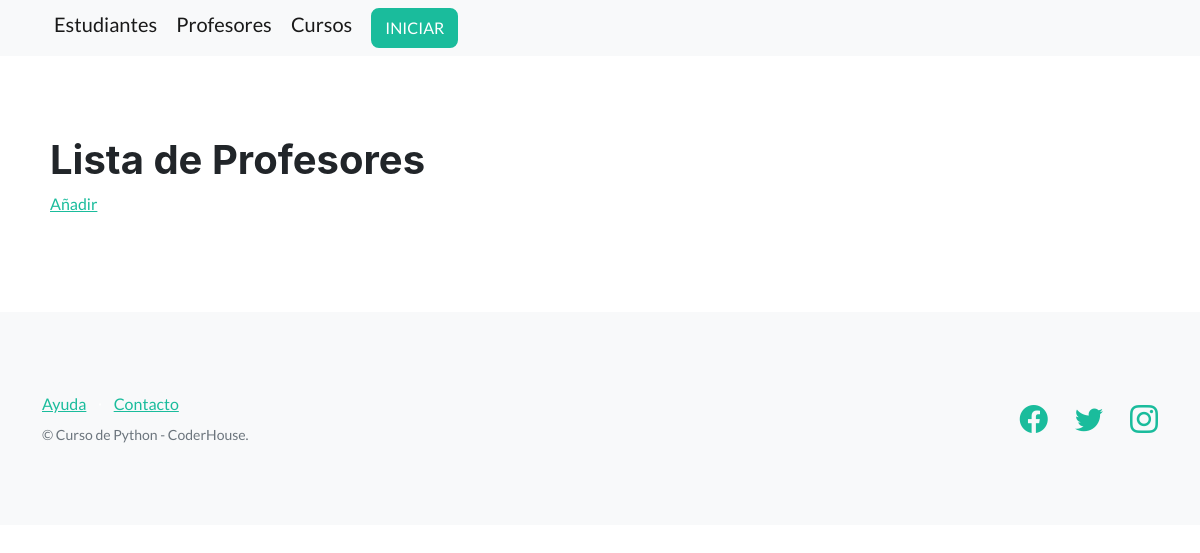
The app's page /profesores/, older data.
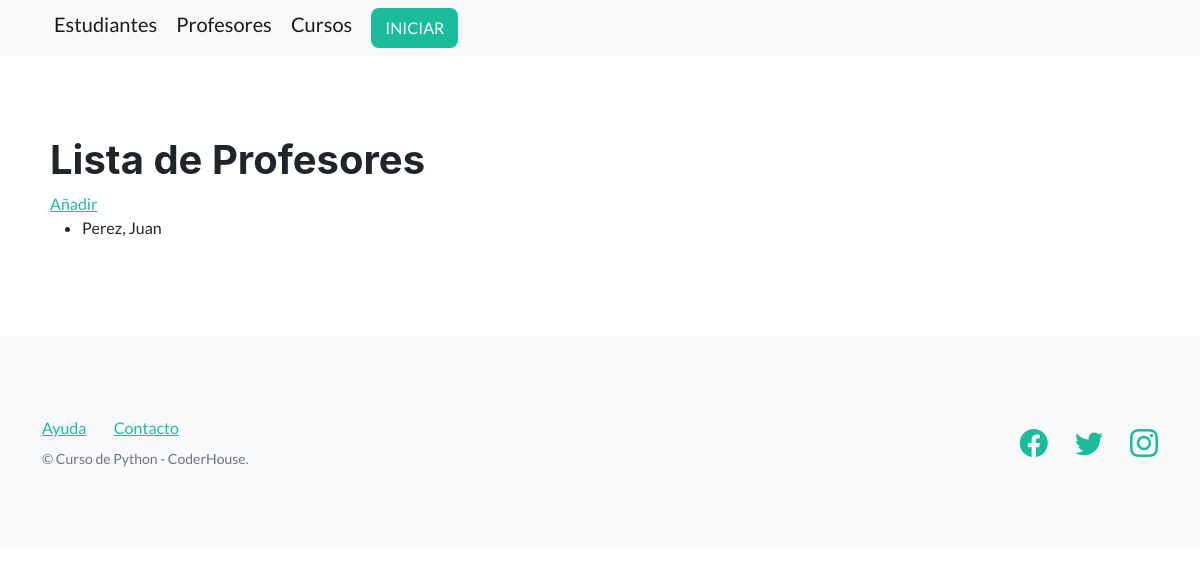
The same page, newer data.
### app1/models.py (models this page shows, shortened)
class Profesor(models.Model):
    nombre = models.CharField(max_length=256)
    apellido = models.CharField(max_length=256)
    email = models.EmailField()
    profesion = models.CharField(max_length=128)

### app1/views.py (the view)
# urls.py: path('profesores/', listar_profesores, name="listar_profesores"),
def listar_profesores(request):
    contexto = {
        'profesores': Profesor.objects.all()
    }
    return render(
        request=request,
        template_name='app1/lista_profesores.html',
        context=contexto,
    )

### app1/templates/app1/lista_profesores.html (shortened to what this page needs)
{% extends "app1/base.html" %}
{% block contenido %}
<h1>Lista de Profesores</h1>
<a href="{% url 'crear_profesor' %}">Añadir</a>
<ul>
{% for profesor in profesores %}
  <li>{{ profesor.apellido }}, {{ profesor.nombre }}</li>
{% endfor %}
</ul>
{% endblock contenido %}

Row changes from the older to the newer data that the page shows:
added Profesor: apellido "Perez", nombre "Juan"
